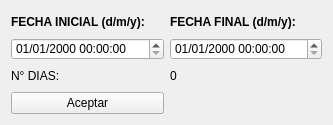
<?xml version="1.0" encoding="UTF-8"?>
<ui version="4.0">
 <class>Form</class>
 <widget class="QWidget" name="Form">
  <property name="geometry">
   <rect>
    <x>0</x>
    <y>0</y>
    <width>333</width>
    <height>125</height>
   </rect>
  </property>
  <property name="windowTitle">
   <string>Form</string>
  </property>
  <property name="styleSheet">
   <string notr="true">QFrame {
    border: none;
    outline: none;
}
</string>
  </property>
  <layout class="QVBoxLayout" name="verticalLayout">
   <item>
    <layout class="QGridLayout" name="gridLayout">
     <item row="0" column="0">
      <widget class="QLabel" name="label_2">
       <property name="font">
        <font>
         <weight>75</weight>
         <bold>true</bold>
        </font>
       </property>
       <property name="text">
        <string>FECHA INICIAL (d/m/y):</string>
       </property>
      </widget>
     </item>
     <item row="0" column="1">
      <widget class="QLabel" name="label_3">
       <property name="font">
        <font>
         <weight>75</weight>
         <bold>true</bold>
        </font>
       </property>
       <property name="text">
        <string>FECHA FINAL (d/m/y):</string>
       </property>
      </widget>
     </item>
     <item row="1" column="0">
      <widget class="QDateTimeEdit" name="datetime_inicio">
       <property name="displayFormat">
        <string>dd/MM/yyyy HH:mm:ss</string>
       </property>
      </widget>
     </item>
     <item row="1" column="1">
      <widget class="QDateTimeEdit" name="datetime_final">
       <property name="displayFormat">
        <string>dd/MM/yyyy HH:mm:ss</string>
       </property>
      </widget>
     </item>
     <item row="2" column="0">
      <widget class="QLabel" name="label">
       <property name="text">
        <string>N° DIAS:</string>
       </property>
      </widget>
     </item>
     <item row="2" column="1">
      <widget class="QLabel" name="label_numerodias">
       <property name="text">
        <string>0</string>
       </property>
      </widget>
     </item>
     <item row="3" column="0">
      <widget class="QPushButton" name="btn_aceptar">
       <property name="text">
        <string>Aceptar</string>
       </property>
      </widget>
     </item>
    </layout>
   </item>
  </layout>
 </widget>
 <resources/>
 <connections/>
</ui>
